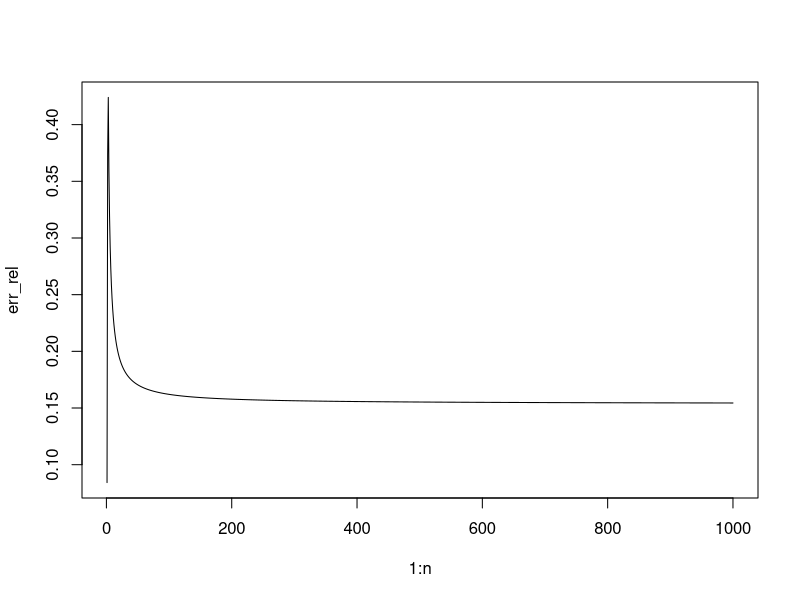
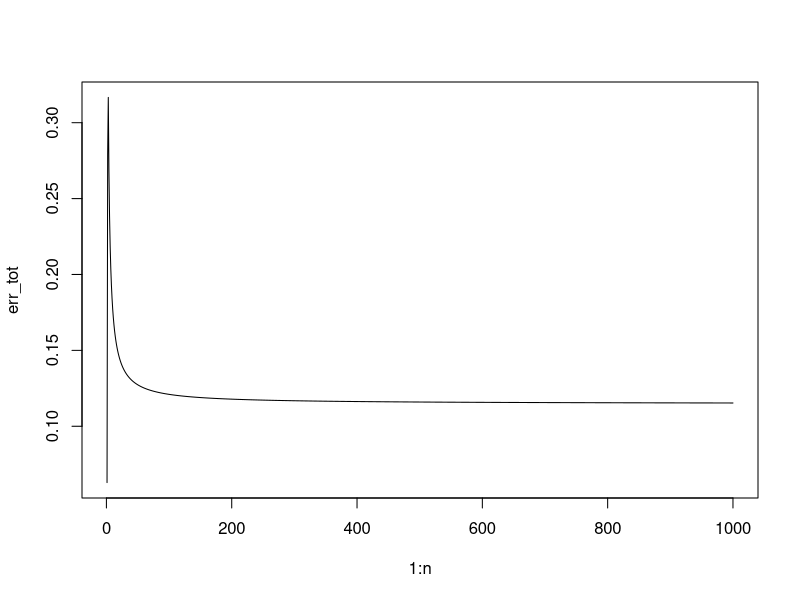

R code for these plots, in order:
# Métodos Numéricos y de Optimización
# Equipo 1

options(digits=16)
trapecio_exp<-function(n){
  a<-0;b<-1
  h<-b-a
  seq_exp<-seq(a,b,length.out=n)
  if(n<2){
    trap<-(h/2)*(exp(-a^2)+exp(-b^2))
  }
  else{
    trap<-(h/(2*n))*(exp(-a^2)+exp(-b^2)+2*sum(exp(-seq_exp[2:(length(seq_exp)-1)])))
  }
  return(trap)
}

real<-0.746824132812

# Error total
err_tot<-numeric()
n<-1000
for(i in 1:n)
  err_tot[i]<-abs((trapecio_exp(i)-real))

# Error relativo
err_rel<-err_tot/abs(real)

plot(1:n,err_rel,type="l")
plot(1:n,err_tot,type="l")
